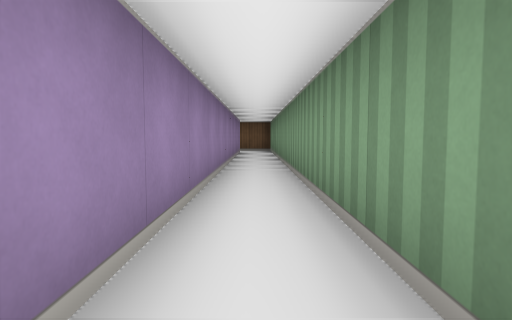
View 1 (above)

13 first-person views from a walk through a cub3D level. The camera is about half as high as the walls, tilts 4° down and sees 75° across. The floor is counted in squares. Each view is taken from the middle of a square. On the plan, view 1 faces up. The plan holds only what a view shows up to about 9 squares ahead; the rest is blank.

View 2
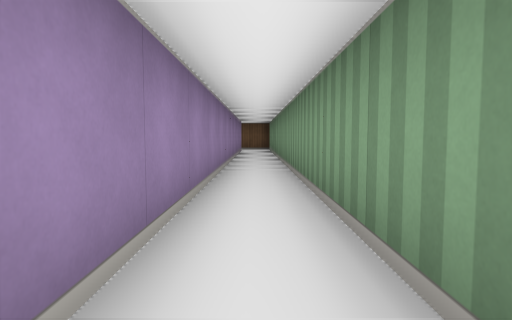

View 3
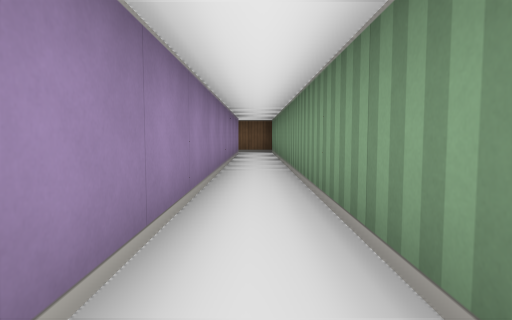

View 4
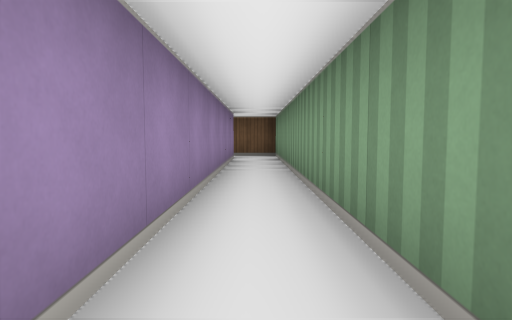

View 5
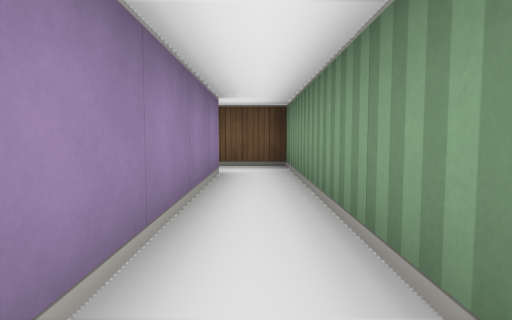

View 6
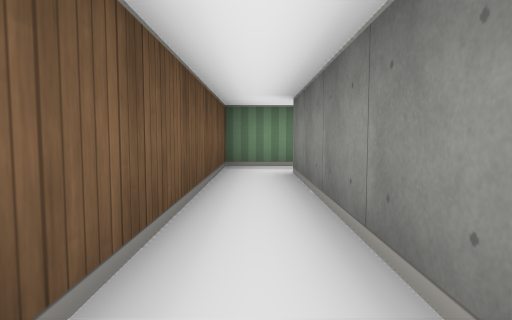

View 7
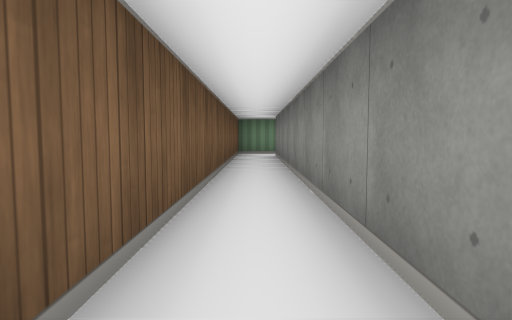

View 8
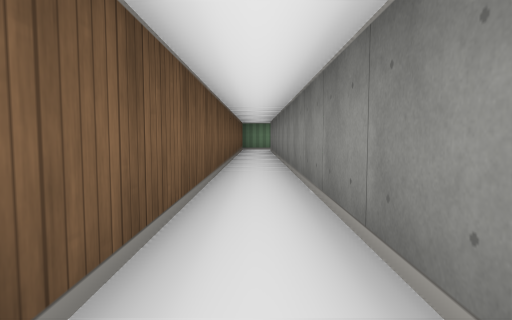

View 9
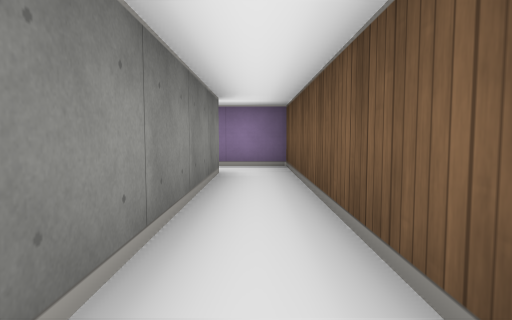

View 10
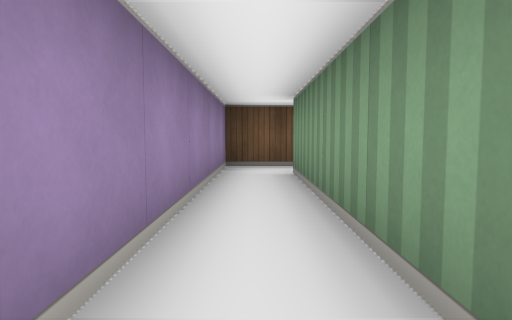

View 11
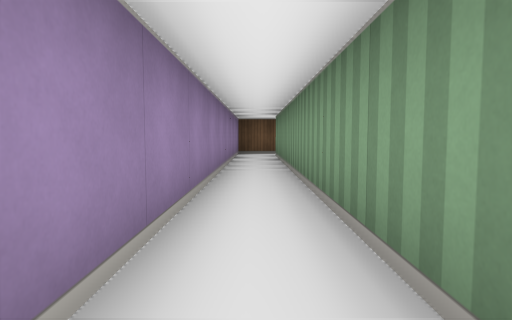

View 12
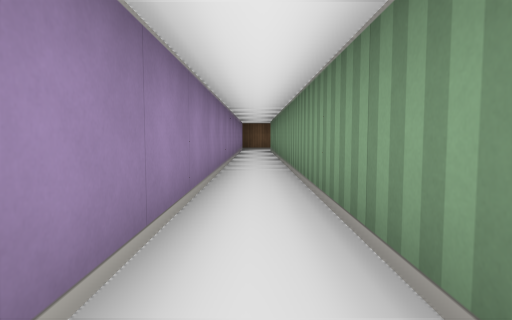

View 13
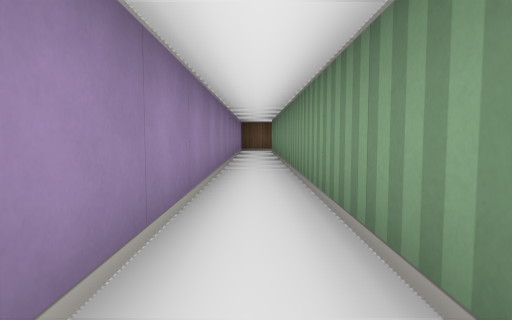

### Floor plan
Points are (right, up) in squares from view 1. A wall is a line through its corners. A room is listed if a view was taken in it or the views show most of it. See-through windows are left out.
Room 1 (views 1, 2, 3, 4, 5)
walls: (0.5, -0.4) (0.5, 10.5); (-0.5, 10.5) (-0.5, -0.4)
ways out: opening at (0, 11) to room 2
Room 2 (views 6, 7, 8, 9)
walls: (-12.5, 10.5) (-0.5, 10.5); (0.5, 10.5) (0.5, 11.5) (-13.5, 11.5) (-13.5, 10.5)
ways out: opening at (0, 11) to room 1; opening at (-13, 10) to room 3
Room 3 (views 10, 11, 12, 13)
walls: (-12.5, -0.4) (-12.5, 10.5); (-13.5, 10.5) (-13.5, -0.4)
ways out: opening at (-13, 10) to room 2

Where each view was taken, in squares from view 1:
view 1: 0 up, 0 right, facing up
view 2: 1 down, 0 right, facing up
view 3: 1 up, 0 right, facing up
view 4: 3 up, 0 right, facing up
view 5: 6 up, 0 right, facing up
view 6: 11 up, 5 left, facing right
view 7: 11 up, 9 left, facing right
view 8: 11 up, 12 left, facing right
view 9: 11 up, 8 left, facing left
view 10: 6 up, 13 left, facing up
view 11: 2 up, 13 left, facing up
view 12: 1 down, 13 left, facing up
view 13: 0 up, 13 left, facing up
